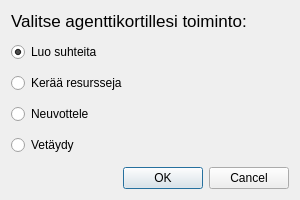
<?xml version="1.0" encoding="UTF-8"?>
<ui version="4.0">
 <class>AgentOptionsDialog</class>
 <widget class="QDialog" name="AgentOptionsDialog">
  <property name="geometry">
   <rect>
    <x>0</x>
    <y>0</y>
    <width>300</width>
    <height>200</height>
   </rect>
  </property>
  <property name="minimumSize">
   <size>
    <width>300</width>
    <height>200</height>
   </size>
  </property>
  <property name="maximumSize">
   <size>
    <width>300</width>
    <height>200</height>
   </size>
  </property>
  <property name="windowTitle">
   <string>Valitse agentin toiminto</string>
  </property>
  <layout class="QGridLayout" name="gridLayout">
   <item row="0" column="0">
    <widget class="QLabel" name="agentHeaderLabel">
     <property name="sizePolicy">
      <sizepolicy hsizetype="Preferred" vsizetype="Maximum">
       <horstretch>0</horstretch>
       <verstretch>0</verstretch>
      </sizepolicy>
     </property>
     <property name="minimumSize">
      <size>
       <width>0</width>
       <height>10</height>
      </size>
     </property>
     <property name="font">
      <font>
       <pointsize>13</pointsize>
       <weight>50</weight>
       <bold>false</bold>
      </font>
     </property>
     <property name="text">
      <string>Valitse agenttikortillesi toiminto: </string>
     </property>
    </widget>
   </item>
   <item row="4" column="0">
    <widget class="QDialogButtonBox" name="agentButtonBox">
     <property name="cursor">
      <cursorShape>PointingHandCursor</cursorShape>
     </property>
     <property name="orientation">
      <enum>Qt::Horizontal</enum>
     </property>
     <property name="standardButtons">
      <set>QDialogButtonBox::Cancel|QDialogButtonBox::Ok</set>
     </property>
     <property name="centerButtons">
      <bool>false</bool>
     </property>
    </widget>
   </item>
   <item row="1" column="0">
    <layout class="QHBoxLayout" name="agentActionHorizontalLayout">
     <item>
      <layout class="QVBoxLayout" name="agentActionVerticalLayout">
       <item>
        <widget class="QRadioButton" name="relationRadioButton">
         <property name="cursor">
          <cursorShape>PointingHandCursor</cursorShape>
         </property>
         <property name="text">
          <string>Luo suhteita</string>
         </property>
         <property name="checked">
          <bool>true</bool>
         </property>
        </widget>
       </item>
       <item>
        <widget class="QRadioButton" name="resourceRadioButton">
         <property name="cursor">
          <cursorShape>PointingHandCursor</cursorShape>
         </property>
         <property name="text">
          <string>Kerää resursseja</string>
         </property>
        </widget>
       </item>
       <item>
        <widget class="QRadioButton" name="negotiateRadioButton">
         <property name="cursor">
          <cursorShape>PointingHandCursor</cursorShape>
         </property>
         <property name="text">
          <string>Neuvottele</string>
         </property>
         <property name="checked">
          <bool>false</bool>
         </property>
         <property name="autoExclusive">
          <bool>true</bool>
         </property>
        </widget>
       </item>
       <item>
        <widget class="QRadioButton" name="retreatRadioButton">
         <property name="cursor">
          <cursorShape>PointingHandCursor</cursorShape>
         </property>
         <property name="text">
          <string>Vetäydy</string>
         </property>
        </widget>
       </item>
      </layout>
     </item>
     <item>
      <widget class="QLabel" name="agentCardPictureLabel">
       <property name="sizePolicy">
        <sizepolicy hsizetype="Maximum" vsizetype="Preferred">
         <horstretch>0</horstretch>
         <verstretch>0</verstretch>
        </sizepolicy>
       </property>
       <property name="text">
        <string/>
       </property>
       <property name="pixmap">
        <pixmap resource="assets.qrc">:/Assets/card_agent.png</pixmap>
       </property>
      </widget>
     </item>
    </layout>
   </item>
  </layout>
 </widget>
 <resources>
  <include location="assets.qrc"/>
 </resources>
 <connections>
  <connection>
   <sender>agentButtonBox</sender>
   <signal>accepted()</signal>
   <receiver>AgentOptionsDialog</receiver>
   <slot>accept()</slot>
   <hints>
    <hint type="sourcelabel">
     <x>248</x>
     <y>254</y>
    </hint>
    <hint type="destinationlabel">
     <x>157</x>
     <y>274</y>
    </hint>
   </hints>
  </connection>
  <connection>
   <sender>agentButtonBox</sender>
   <signal>rejected()</signal>
   <receiver>AgentOptionsDialog</receiver>
   <slot>reject()</slot>
   <hints>
    <hint type="sourcelabel">
     <x>316</x>
     <y>260</y>
    </hint>
    <hint type="destinationlabel">
     <x>286</x>
     <y>274</y>
    </hint>
   </hints>
  </connection>
 </connections>
</ui>
